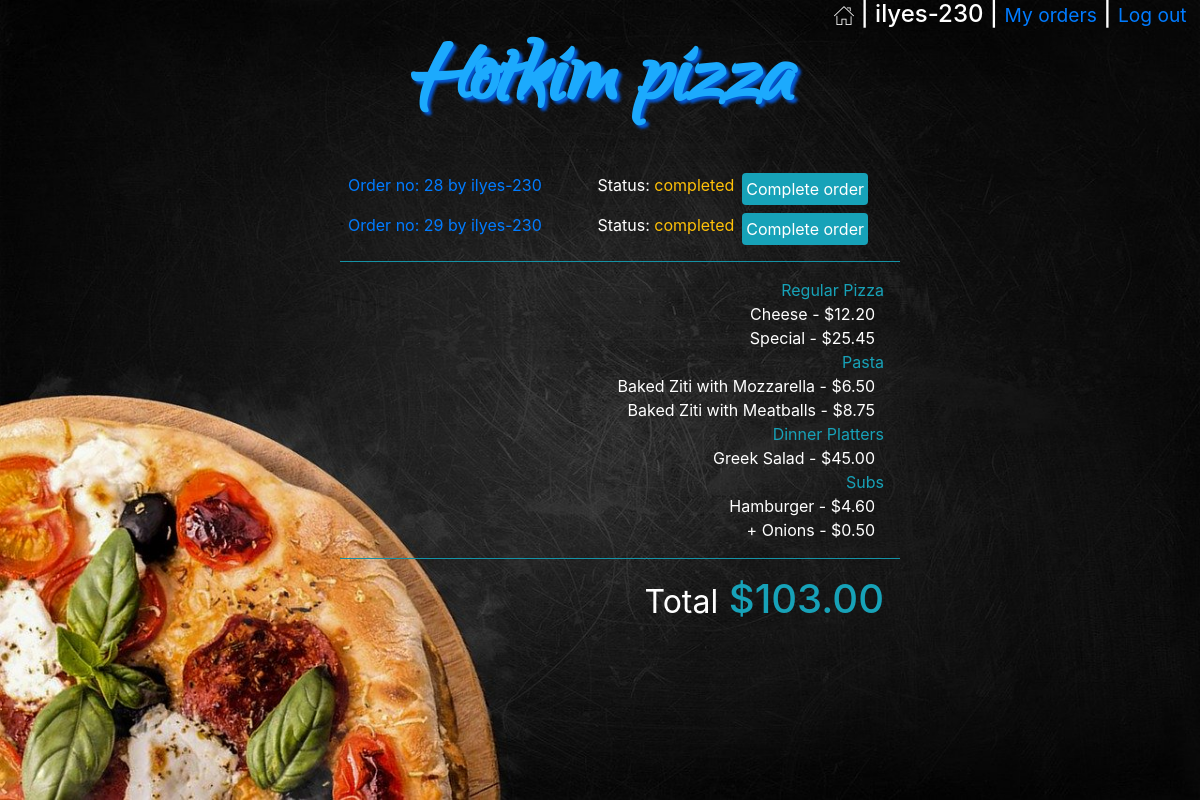
The app's page /orders_manager/ilyes-230/28 (signed in) with its own data.
### orders/models.py (models this page shows, shortened)
class User_order(models.Model):
    user=models.ForeignKey(User,on_delete=models.CASCADE)
    order_number=models.IntegerField()
    topping_allowance=models.IntegerField(default=0)
    status=models.CharField(max_length=64,default='initiated')

class Order2(models.Model):
    user=models.ForeignKey(User,on_delete=models.CASCADE)
    number=models.IntegerField()
    category=models.CharField(max_length=64,null=True)
    name=models.CharField(max_length=64)
    price=models.DecimalField(max_digits=4,decimal_places=2)
    def __str__(self):
        return f"{self.name} - ${self.price} "

### orders/views.py (the view)
# urls.py: path("orders_manager/<str:user>/<str:order_number>", views.orders_manager, name="orders_manager"),
def orders_manager(request,user,order_number):
    user=User.objects.get(username=user)
    context = {
        "Checkout":Order2.objects.filter(user=user,number=order_number),
        "Checkout_category":Order2.objects.filter(user=user,number=order_number).values_list('category').distinct(),
        "Total":list(Order2.objects.filter(user=user,number=order_number).aggregate(Sum('price')).values())[0],
        "user":request.user,
        "Category": Category.objects.all(),
        "Order_number":order_number,
        "All_orders":User_order.objects.exclude(status='initiated')
    }
    return render(request,"orders_manager.html",context)

### orders/templates/orders_manager.html (shortened to what this page needs)
<!DOCTYPE html>
<html style="height:100%">
<head>
    {% load static %}
    <link rel="stylesheet" type="text/css" href="{% static 'styles.css' %}">
    <link rel="stylesheet" href="https://maxcdn.bootstrapcdn.com/bootstrap/4.1.3/css/bootstrap.min.css">
</head>
<body style="height:100%">
    <img id='pizza_background' style="width: 100%; height: 100vh; background-size: cover;" src="{% static 'pizzalove.jpg' %}">
    {% if Category %}
    <div id='username' style="background-color:transparent !important;">
        <h4 class='px-2' ><a href="{% url 'index' %}"><img src="{% static 'home.png' %}"></a> |
            {{user.username}} |
            {% if not user.is_superuser %}
            <small><a href="{% url 'my_orders' Order_number %}">My orders</a></small> |
            {% endif %}
            <small><a href="{% url 'logout' %}"> Log out&nbsp;</a></small>
        </h4>
    </div>
    {% endif %}
    <p id='logo' class='text-center m-0 font-weight-bold'><a href="{% url 'index' %}">Hotkim pizza</a></p>
    <div id='my_orders_container' class='w-50 mx-auto' >
        <div class=' text-left pr-3'>
            <ul >
                {% for row in All_orders%}
                <li class='p-2' >
                    <a href="{% url 'orders_manager' row.user row.order_number  %}"><span>Order no: {{row.order_number}} by {{row.user}}</span></a>
                    <a href="{% url 'complete_order' row.user row.order_number  %}"><span class='float-right mx-2 p-1 bg-info rounded text-white'>Complete order</span></a>
                    <span class='float-right'>Status: <span class='text-warning'>{{row.status}}</span></span>
                </li>
                {% endfor %}
            </ul>
        </div>
        <ul>
            <hr class='bg-info'>
            {% for check_cat in Checkout_category %}
                <li class='text-info text-right pr-3'>{{check_cat|cut:"("|cut:")"|cut:","|cut:"'"}}</li>
                {% for row in Checkout %}
                {% if row.category == check_cat|cut:"("|cut:")"|cut:","|cut:"'"  %}
                <li class='pr-3 text-right'>{{row}}&nbsp;</li>
                {% endif %}
                {% endfor %}
            {% endfor %}
            <hr class='bg-info'>
            <li class='text-info text-right pr-3 '><h1><small class='text-white'>Total</small> ${{Total|floatformat:2}}</h1></li>
        </ul>
    </div>
</body>
</html>

### orders/static/styles.css (style rules this page uses)
#pizza_background { position: absolute; z-index:-99; }
#logo { padding:0px; font-family: webLogo ; font-size: 110px; text-shadow: 3px 3px 3px rgb(5, 87, 211); }
#logo a:link, #place_order:link, #confirm_order:link { color:rgb(28, 170, 253); }
#center_box,#username { color: white; }
#username { position: absolute; right: 0; }
li { list-style-type: none; }
#my_orders_container { color: white; }

### records on screen
User_order: order_number "28", user "ilyes-230", status "completed"
User_order: order_number "29", user "ilyes-230", status "completed"
Order2: name+price "Cheese - $12.20"
Order2: name+price "Special - $25.45"
Order2: name+price "Baked Ziti with Mozzarella - $6.50"
Order2: name+price "Baked Ziti with Meatballs - $8.75"
Order2: name+price "Greek Salad - $45.00"
Order2: name+price "Hamburger - $4.60"
Order2: name+price "+ Onions - $0.50"

### other values on screen
{{ user.username }} "ilyes-230"
{{ check_cat|cut:"("|cut:")"|cut:","|cut:"'" }} "Regular Pizza" "Pasta" "Dinner Platters" "Subs"
{{ Total|floatformat:2 }} "103.00"
